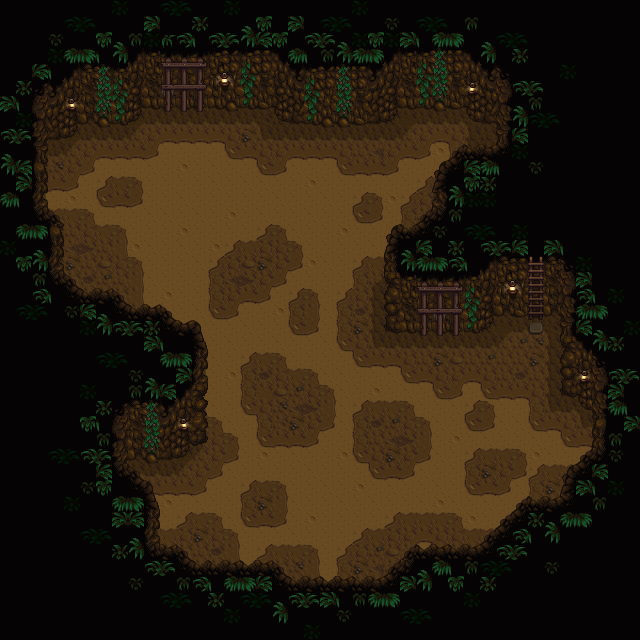

Rendered tile map (Tiled .tmx) drawn with the repository's tilesets; below, a short description and the map source with its tile grids summarised:
An orthogonal 40x40 tile map with 16x16 px tiles, 3 tile layers (Back, Buildings, Front).

<map version="1.4" tiledversion="1.4.2" orientation="orthogonal" renderorder="right-down" compressionlevel="0" width="40" height="40" tilewidth="16" tileheight="16" infinite="0" nextlayerid="7" nextobjectid="1">
  <properties />
  <tileset firstgid="1" name="mine" tilewidth="16" tileheight="16" tilecount="288" columns="16">
    <image source="mine.png" width="256" height="288" />
    <tile id="0">
      <properties>
        <property name="Type" type="string" value="Dirt" />
      </properties>
    </tile>
    <tile id="137">
      <properties>
        <property name="Type" type="string" value="Stone" />
      </properties>
    </tile>
    <tile id="138">
      <properties>
        <property name="Type" type="string" value="Stone" />
      </properties>
    </tile>
    <tile id="139">
      <properties>
        <property name="Type" type="string" value="Stone" />
      </properties>
    </tile>
    <tile id="140">
      <properties>
        <property name="Type" type="string" value="Stone" />
      </properties>
    </tile>
    <tile id="153">
      <properties>
        <property name="Type" type="string" value="Stone" />
      </properties>
    </tile>
    <tile id="154">
      <properties>
        <property name="Type" type="string" value="Stone" />
      </properties>
    </tile>
    <tile id="155">
      <properties>
        <property name="Type" type="string" value="Stone" />
      </properties>
    </tile>
    <tile id="165">
      <properties>
        <property name="Type" type="string" value="Dirt" />
      </properties>
    </tile>
    <tile id="166">
      <properties>
        <property name="Type" type="string" value="Stone" />
      </properties>
    </tile>
    <tile id="167">
      <properties>
        <property name="Type" type="string" value="Stone" />
      </properties>
    </tile>
    <tile id="168">
      <properties>
        <property name="Type" type="string" value="Stone" />
      </properties>
    </tile>
    <tile id="169">
      <properties>
        <property name="Type" type="string" value="Stone" />
      </properties>
    </tile>
    <tile id="170">
      <properties>
        <property name="Type" type="string" value="Stone" />
      </properties>
    </tile>
    <tile id="171">
      <properties>
        <property name="Type" type="string" value="Stone" />
      </properties>
    </tile>
    <tile id="172">
      <properties>
        <property name="Type" type="string" value="Stone" />
      </properties>
    </tile>
    <tile id="181">
      <properties>
        <property name="Type" type="string" value="Dirt" />
      </properties>
    </tile>
    <tile id="182">
      <properties>
        <property name="Type" type="string" value="Stone" />
      </properties>
    </tile>
    <tile id="183">
      <properties>
        <property name="Type" type="string" value="Dirt" />
      </properties>
    </tile>
    <tile id="184">
      <properties>
        <property name="Type" type="string" value="Stone" />
      </properties>
    </tile>
    <tile id="185">
      <properties>
        <property name="Type" type="string" value="Stone" />
      </properties>
    </tile>
    <tile id="186">
      <properties>
        <property name="Type" type="string" value="Stone" />
      </properties>
    </tile>
    <tile id="187">
      <properties>
        <property name="Type" type="string" value="Stone" />
      </properties>
    </tile>
    <tile id="188">
      <properties>
        <property name="Type" type="string" value="Stone" />
      </properties>
    </tile>
    <tile id="198">
      <properties>
        <property name="Type" type="string" value="Stone" />
      </properties>
    </tile>
    <tile id="199">
      <properties>
        <property name="Type" type="string" value="Stone" />
      </properties>
    </tile>
    <tile id="200">
      <properties>
        <property name="Type" type="string" value="Stone" />
      </properties>
    </tile>
    <tile id="201">
      <properties>
        <property name="Type" type="string" value="Stone" />
      </properties>
    </tile>
    <tile id="202">
      <properties>
        <property name="Type" type="string" value="Stone" />
      </properties>
    </tile>
    <tile id="203">
      <properties>
        <property name="Type" type="string" value="Stone" />
      </properties>
    </tile>
    <tile id="204">
      <properties>
        <property name="Type" type="string" value="Stone" />
      </properties>
    </tile>
    <tile id="217">
      <properties>
        <property name="Type" type="string" value="Stone" />
      </properties>
    </tile>
    <tile id="218">
      <properties>
        <property name="Type" type="string" value="Stone" />
      </properties>
    </tile>
    <tile id="219">
      <properties>
        <property name="Type" type="string" value="Stone" />
      </properties>
    </tile>
    <tile id="233">
      <properties>
        <property name="Type" type="string" value="Stone" />
      </properties>
    </tile>
    <tile id="234">
      <properties>
        <property name="Type" type="string" value="Stone" />
      </properties>
    </tile>
    <tile id="235">
      <properties>
        <property name="Type" type="string" value="Stone" />
      </properties>
    </tile>
    <tile id="240">
      <properties>
        <property name="Type" type="string" value="Wood" />
      </properties>
    </tile>
    <tile id="241">
      <properties>
        <property name="Type" type="string" value="Wood" />
      </properties>
    </tile>
    <tile id="242">
      <properties>
        <property name="Type" type="string" value="Wood" />
      </properties>
    </tile>
    <tile id="256">
      <properties>
        <property name="Type" type="string" value="Wood" />
      </properties>
    </tile>
    <tile id="257">
      <properties>
        <property name="Type" type="string" value="Wood" />
      </properties>
    </tile>
    <tile id="258">
      <properties>
        <property name="Type" type="string" value="Wood" />
      </properties>
    </tile>
    <tile id="272">
      <properties>
        <property name="Type" type="string" value="Wood" />
      </properties>
    </tile>
    <tile id="273">
      <properties>
        <property name="Type" type="string" value="Wood" />
      </properties>
    </tile>
    <tile id="274">
      <properties>
        <property name="Type" type="string" value="Wood" />
      </properties>
    </tile>
  </tileset>
  <layer id="1" name="Back" width="40" height="40" opacity="1" offsetx="0" offsety="0">
    <properties />
    <data>[1600 cells, 1600 non-empty, 36 distinct tile ids]</data>
  </layer>
  <layer id="2" name="Buildings" width="40" height="40" opacity="1" offsetx="0" offsety="0">
    <properties />
    <data>[1600 cells, 958 non-empty, 112 distinct tile ids]</data>
  </layer>
  <layer id="3" name="Front" width="40" height="40" opacity="1" offsetx="0" offsety="0">
    <properties />
    <data>[1600 cells, 70 non-empty, 11 distinct tile ids]</data>
  </layer>
  <objectgroup id="4" name="Back" visible="false" locked="false" />
  <objectgroup id="5" name="Buildings" visible="false" locked="false" />
  <objectgroup id="6" name="Front" visible="false" locked="false" />
</map>
